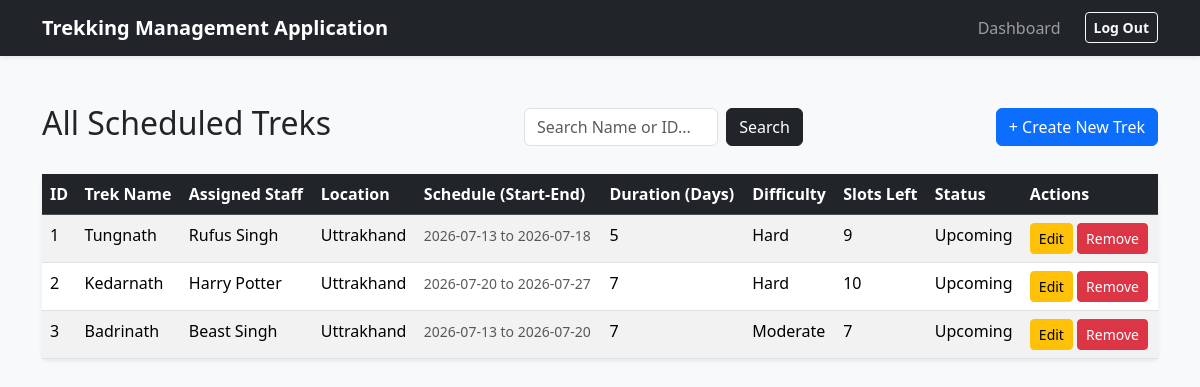
Screenshot of /admin/trek (signed in) with the database file from the repository.
### app/models.py (models this page shows)
class Trek(db.Model):
    __tablename__ = "treks"
    id = db.Column(db.Integer, primary_key=True)
    trek_name = db.Column(db.String(200), nullable=False)
    assigned_staff_id = db.Column(db.Integer, db.ForeignKey('users.id'), nullable=False)
    location = db.Column(db.String(100), nullable=False)
    difficulty = db.Column(db.String(50), nullable=False)
    duration = db.Column(db.Integer, nullable=False)
    available_slots = db.Column(db.Integer, nullable=False)
    status = db.Column(db.String(30), nullable=False)
    start_date = db.Column(db.DateTime, nullable=False)
    end_date = db.Column(db.DateTime, nullable=False)
    bookings = db.relationship('Booking', backref='trek', lazy=True, cascade='all, delete-orphan')
    assigned_staff = db.relationship('User', foreign_keys=[assigned_staff_id])

class User(db.Model):
    __tablename__ = "users"
    id = db.Column(db.Integer, primary_key=True)
    username = db.Column(db.String(80), unique=True, nullable=False)
    email_id = db.Column(db.String(120), nullable=False)
    password_hash = db.Column(db.String(256), unique=True, nullable=False)
    name = db.Column(db.String(80), nullable=False)
    role = db.Column(db.String(20), nullable=False)
    is_blacklisted = db.Column(db.Boolean, default=False)
    staff_profile = db.relationship('StaffProfile', backref='user', uselist=False, cascade='all, delete-orphan') # userlist =False strictly enforces a 1-to-1 relatiosnhip b/w users and staff_profiles table
    bookings = db.relationship('Booking', backref='trekker', lazy=True) # lazy=True Parameter is used tell SQLAlchemy that until i specifically state a python code like user.bookings do not run SQL Query

### app/routes/admin.py (the view)
@admin_bp.route('/trek')
def manage_treks():
    search_term = request.args.get('search')
    query = models.Trek.query
    if search_term:
        if search_term.isdigit():
            query = query.filter(models.Trek.id == int(search_term))
        else:
            query = query.filter(models.Trek.trek_name.ilike(f"%{search_term}%"))
    treks_list = query.all() # .query.all() will return results in a list format so we need to actually run a for loop to display all treks in a table.
    return render_template('admin/trek/manage_treks.html', all_treks=treks_list) # Passing this list of treks to Jinja template in HTML

### app/routes/admin.py (called while the page is built)
@admin_bp.before_request
def admin_access():
    if 'user_id' not in session:
        flash("Access denied. Please login first")
        return redirect(url_for('auth.login'))
    if session.get('role') != 'Admin':
        flash("Not an Administrator")
        return redirect(url_for('auth.login'))

### app/templates/admin/trek/manage_treks.html (shortened to what this page needs)
{% extends "base.html" %}
{% block content %}
    <div class="d-flex justify-content-between align-items-center mb-4">
        <h2>All Scheduled Treks</h2>
        <form action="{{ url_for('admin.manage_treks') }}" method="GET" class="d-flex w-25">
            <input type="text" name="search" class="form-control me-2" placeholder="Search Name or ID..." value="{{ request.args.get('search', '') }}">
            <button type="submit" class="btn btn-dark">Search</button>
        </form>
        <a href="{{ url_for('admin.create_trek') }}" class="btn btn-primary">+ Create New Trek</a>
    </div>
    <table class="table table-striped table-hover shadow-sm bg-white rounded">
        <thead class="table-dark">
            <tr>
                <th>ID</th>
                <th>Trek Name</th>
                <th>Assigned Staff</th>
                <th>Location</th>
                <th>Schedule (Start-End)</th>
                <th>Duration (Days)</th>
                <th>Difficulty</th>
                <th>Slots Left</th>
                <th>Status</th>
                <th>Actions</th>
            </tr>
        </thead>
        <tbody>
            {% for trek in all_treks %}
            <tr>
                <td>{{ trek.id }}</td>
                <td>{{ trek.trek_name }}</td>
                <td>{{ trek.assigned_staff.name }}</td>
                <td>{{ trek.location }}</td>
                <td>
                    <small class="text-muted">
                        {{ trek.start_date.strftime('%Y-%m-%d') }} to {{ trek.end_date.strftime('%Y-%m-%d') }}
                    </small>
                </td>
                <td>{{ trek.duration }}</td>
                <td>{{ trek.difficulty }}</td>
                <td>{{ trek.available_slots }}</td>
                <td>{{ trek.status }}</td>
                <td>
                    <a href="{{ url_for('admin.edit_trek', trek_id=trek.id) }}" class="btn btn-sm btn-warning">Edit</a>
                    <form action="{{ url_for('admin.delete_trek', trek_id=trek.id) }}" method="post" class="d-inline">
                        <button type="submit" class="btn btn-sm btn-danger">Remove</button>
                    </form>
                </td>
            </tr>
            {% else %}
            <tr>
                <td colspan="10" class="text-center text-muted py-4">
                    No treks found in the system. Click "+ Create New Trek" to get started.
                </td>
            </tr>
            {% endfor %}
        </tbody>
    </table>
{% endblock %}

### rows the page displays
Trek: id "1", trek_name "Tungnath", assigned_staff.name "Rufus Singh", location "Uttrakhand", start_date "2026-07-13", end_date "2026-07-18", duration "5", difficulty "Hard", available_slots "9", status "Upcoming"
Trek: id "2", trek_name "Kedarnath", assigned_staff.name "Harry Potter", location "Uttrakhand", start_date "2026-07-20", end_date "2026-07-27", duration "7", difficulty "Hard", available_slots "10", status "Upcoming"
Trek: id "3", trek_name "Badrinath", assigned_staff.name "Beast Singh", location "Uttrakhand", start_date "2026-07-13", end_date "2026-07-20", duration "7", difficulty "Moderate", available_slots "7", status "Upcoming"
